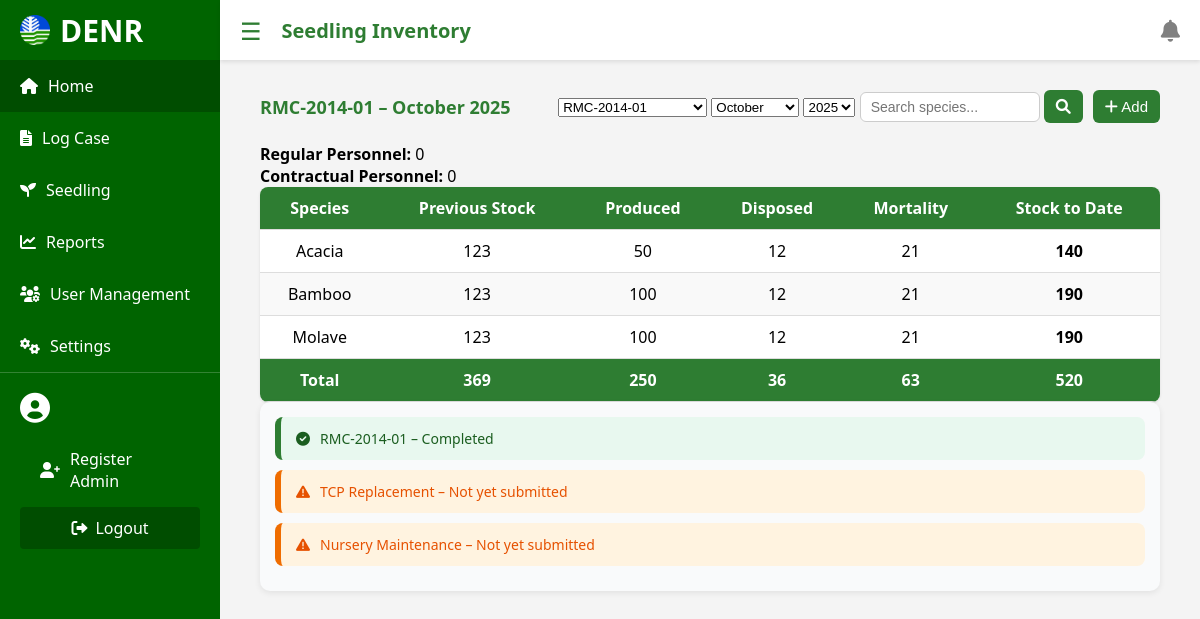
Page /admin/seedling_details.php on the committed database.
### tables this page shows
CREATE TABLE `personnel_summary` (
  `id` int(11) NOT NULL,
  `staff_id` int(11) DEFAULT NULL,
  `report_date` date NOT NULL,
  `regular_personnel` int(11) DEFAULT 0,
  `contractual_personnel` int(11) DEFAULT 0,
  `remarks` text DEFAULT NULL,
  `created_at` timestamp NOT NULL DEFAULT current_timestamp()
);

CREATE TABLE `seedling_inventory` (
  `id` int(11) NOT NULL,
  `category` enum('RMC-2014-01','TCP Replacement','Nursery Maintenance') NOT NULL,
  `report_date` date NOT NULL,
  `species` varchar(100) NOT NULL,
  `previous_stock` int(11) DEFAULT 0,
  `produced_this_month` int(11) DEFAULT 0,
  `seedling_received_this_month` int(11) DEFAULT 0,
  `disposed_this_month` int(11) DEFAULT 0,
  `mortality_this_month` int(11) DEFAULT 0,
  `remarks` text DEFAULT NULL,
  `created_by` int(11) DEFAULT NULL,
  `created_at` timestamp NOT NULL DEFAULT current_timestamp(),
  `updated_at` timestamp NOT NULL DEFAULT current_timestamp() ON UPDATE current_timestamp(),
  `stock_to_date` int(11) GENERATED ALWAYS AS (`previous_stock` + `produced_this_month` + `seedling_received_this_month` - `disposed_this_month` - `mortality_this_month`) STORED,
  `target` int(11) DEFAULT 0
);

### admin/seedling_details.php (the view, shortened to what this page needs)
<?php
require_once('../db_connect.php');
$category = $_GET['category'] ?? 'RMC-2014-01';
$month = $_GET['month'] ?? date('n');
$year = $_GET['year'] ?? date('Y');
$categories = ['RMC-2014-01','TCP Replacement','Nursery Maintenance'];
$completed = [];
foreach ($categories as $cat) {
  $checkStmt = $conn->prepare("SELECT COUNT(*) as cnt FROM seedling_inventory
    WHERE category = ?
    AND MONTH(report_date) = ?
    AND YEAR(report_date) = ?");
  $checkStmt->bind_param("sii", $cat, $month, $year);
  $checkStmt->execute();
  $res = $checkStmt->get_result()->fetch_assoc();
  if ($res['cnt'] > 0) {
    $completed[] = $cat;
  }
}
$report_date = sprintf('%04d-%02d-01', $year, $month);
$persStmt = $conn->prepare("SELECT * FROM personnel_summary WHERE report_date = ?");
$persStmt->bind_param("s", $report_date);
$persStmt->execute();
$personnel = $persStmt->get_result()->fetch_assoc();
$stmt = $conn->prepare("SELECT * FROM seedling_inventory
  WHERE category = ?
  AND MONTH(report_date) = ?
  AND YEAR(report_date) = ?
  ORDER BY species ASC");
$stmt->bind_param("sii", $category, $month, $year);
$stmt->execute();
$result = $stmt->get_result();
$totalPrev = $totalProduced = $totalDisposed = $totalMortality = $totalStock = 0;
?>
<!DOCTYPE html>
<html lang="en">
<head>
  <link rel="stylesheet" href="https://cdnjs.cloudflare.com/ajax/libs/font-awesome/6.0.0-beta3/css/all.min.css" />
  <link rel="stylesheet" href="../assets/css/style.css">
  <link rel="stylesheet" href="../assets/css/seedlings.css">
</head>
<body>
<div class="layout">
  <?php include 'sidebar.php'; ?>
  <div class="main-wrapper">
    <header>
      <div class="header-content">
        <span class="menu-icon">☰</span>
        <h2>Seedling Inventory</h2>
      </div>
      <div class="right-icons">
        <div class="notification"><i class="fas fa-bell"></i></div>
      </div>
    </header>
    <div class="content">
      <div class="table-header">
        <h3>
          <?= htmlspecialchars($category) ?> –
          <?= date('F', mktime(0, 0, 0, $month, 1)) ?> <?= $year ?>
        </h3>
        <div class="table-actions">
          <form method="GET" class="filter-form">
            <select name="category" required>
              <option value="RMC-2014-01" <?= $category == 'RMC-2014-01' ? 'selected' : '' ?>>RMC-2014-01</option>
            </select>
            <select name="month">
              <?php for ($m = 1; $m <= 12; $m++): ?>
                <option value="<?= $m ?>" <?= $month == $m ? 'selected' : '' ?>>
                  <?= date('F', mktime(0, 0, 0, $m, 1)) ?>
                </option>
              <?php endfor; ?>
            </select>
            <select name="year">
              <?php for ($y = date('Y'); $y >= 2020; $y--): ?>
                <option value="<?= $y ?>" <?= $year == $y ? 'selected' : '' ?>><?= $y ?></option>
              <?php endfor; ?>
            </select>
            <input type="text" id="searchInput" class="search-input" placeholder="Search species...">
            <button type="submit" class="action-btn"><i class="fas fa-search"></i></button>
          </form>
          <button class="action-btn" onclick="openStep1Modal()">
            <i class="fas fa-plus"></i> Add
          </button>
        </div>
      </div>
      <?php if ($personnel): ?>
      <div class="personnel-summary">
        <p><strong>Regular Personnel:</strong> <?= (int)$personnel['regular_personnel'] ?></p>
        <p><strong>Contractual Personnel:</strong> <?= (int)$personnel['contractual_personnel'] ?></p>
      </div>
      <?php endif; ?>
      <div class="table-container">
        <table id="seedlingTable">
          <thead>
            <tr>
              <th>Species</th>
              <th>Previous Stock</th>
              <th>Produced</th>
              <th>Disposed</th>
              <th>Mortality</th>
              <th>Stock to Date</th>
            </tr>
          </thead>
          <tbody>
            <?php while($row = $result->fetch_assoc()):
              $totalPrev     += (int)$row['previous_stock'];
              $totalProduced += (int)$row['produced_this_month'];
              $totalDisposed += (int)$row['disposed_this_month'];
              $totalMortality+= (int)$row['mortality_this_month'];
              $totalStock    += (int)$row['stock_to_date'];
            ?>
              <tr>
                <td><?= htmlspecialchars($row['species']) ?></td>
                <td><?= $row['previous_stock'] ?></td>
                <td><?= $row['produced_this_month'] ?></td>
                <td><?= $row['disposed_this_month'] ?></td>
                <td><?= $row['mortality_this_month'] ?></td>
                <td><strong><?= $row['stock_to_date'] ?></strong></td>
              </tr>
            <?php endwhile; ?>
          </tbody>
          <tfoot>
            <tr>
              <th>Total</th>
              <th><?= $totalPrev ?></th>
              <th><?= $totalProduced ?></th>
              <th><?= $totalDisposed ?></th>
              <th><?= $totalMortality ?></th>
              <th><?= $totalStock ?></th>
            </tr>
          </tfoot>
        </table>
      </div>
      <div class="alerts">
        <?php foreach ($categories as $cat): ?>
          <?php if (in_array($cat, $completed)): ?>
            <div class="alert success">
              <i class="fas fa-check-circle"></i> <?= $cat ?> – Completed
            </div>
          <?php else: ?>
            <div class="alert warning">
              <i class="fas fa-exclamation-triangle"></i> <?= $cat ?> – Not yet submitted
            </div>
          <?php endif; ?>
        <?php endforeach; ?>
      </div>
    </div>
  </div>
</div>
</body>
</html>

### assets/css/style.css (style rules this page uses)
* { box-sizing: border-box; margin: 0; padding: 0; }
body { font-family: 'Segoe UI', sans-serif; background-color: #f4f4f4; height: 100vh; overflow-y: auto; transition: all 0.3s ease; }
.layout { display: flex; min-height: 100vh; }
.main-wrapper { flex: 1; display: flex; flex-direction: column; transition: margin-left 0.3s ease; }
header { background-color: white; height: 60px; display: flex; justify-content: space-between; align-items: center; padding: 0 20px; box-shadow: 0 2px 4px rgba(0,0,0,0.1); position: sticky; top: 0; z-index: 10; }
.header-content { display: flex; align-items: center; }
.menu-icon { font-size: 24px; cursor: pointer; margin-right: 20px; color: #2e7d32; }
header h2 { color: #2e7d32; font-size: 20px; }
.right-icons .notification { font-size: 22px; color: gray; margin-left: 20px; cursor: pointer; }
.content { padding: 30px 40px; overflow-y: auto; flex-grow: 1; }
.table-header { display: flex; justify-content: space-between; align-items: center; margin-bottom: 20px; flex-wrap: wrap; }
.table-header h3 { font-size: 22px; font-weight: 600; color: #2e7d32; }
.table-actions { display: flex; align-items: center; gap: 10px; }
.search-input { padding: 8px 12px; border: 1px solid #ccc; border-radius: 20px; font-size: 14px; outline: none; }
.action-btn { background-color: #2e7d32; border: none; padding: 8px 10px; border-radius: 50%; cursor: pointer; color: white; font-size: 15px; }
table { width: 100%; border-collapse: collapse; background: white; box-shadow: 0 1px 3px rgba(0,0,0,0.1); border-radius: 8px; overflow: hidden; }
th, td { text-align: left; padding: 12px 15px; border-bottom: 1px solid #ddd; }
th { background-color: #2e7d32; color: white; }

### assets/css/seedlings.css (style rules this page uses)
#seedlingTable { border-collapse: collapse; width: 100%; }
#seedlingTable th, #seedlingTable td { padding: 10px; text-align: center; border-bottom: 1px solid #ddd; }
#seedlingTable th { background: #2e7d32; color: #fff; font-weight: bold; }
#seedlingTable tbody tr:nth-child(even) { background: #f9f9f9; }
.table-header h3 { font-size: 18px; font-weight: bold; color: #2e7d32; margin-right: 15px; }
.filter-form .search-input { padding: 6px 10px; border-radius: 6px; border: 1px solid #ccc; width: 180px; }
.table-actions .action-btn { background: #2e7d32; color: #fff; border: none; border-radius: 6px; padding: 8px 12px; cursor: pointer; transition: 0.2s ease; }
.alerts { margin-bottom: 20px; padding: 15px; border-radius: 10px; background: #f9fafb; box-shadow: 0 2px 6px rgba(0,0,0,0.08); }
.alert { padding: 12px 15px; border-radius: 8px; margin-bottom: 10px; font-size: 14px; font-weight: 500; display: flex; align-items: center; gap: 10px; transition: transform 0.2s; }
.alert.success { background: #e8f8ef; color: #1b5e20; border-left: 6px solid #2e7d32; }
.alert.warning { background: #fff3e0; color: #e65100; border-left: 6px solid #ef6c00; }

### rows in the picture
personnel_summary: regular_personnel "0", contractual_personnel "0"
seedling_inventory: species "Acacia", previous_stock "123", produced_this_month "50", disposed_this_month "12", mortality_this_month "21", stock_to_date "140"
seedling_inventory: species "Bamboo", previous_stock "123", produced_this_month "100", disposed_this_month "12", mortality_this_month "21", stock_to_date "190"
seedling_inventory: species "Molave", previous_stock "123", produced_this_month "100", disposed_this_month "12", mortality_this_month "21", stock_to_date "190"

### other values in the picture
$category "RMC-2014-01"
date('F', mktime(0, 0, 0, $month, 1)) "October"
$year "2025"
$totalPrev "369"
$totalProduced "250"
$totalDisposed "36"
$totalMortality "63"
$totalStock "520"
$cat "RMC-2014-01"
$cat "TCP Replacement"
$cat "Nursery Maintenance"
form field month "October"
form field year "2025"
